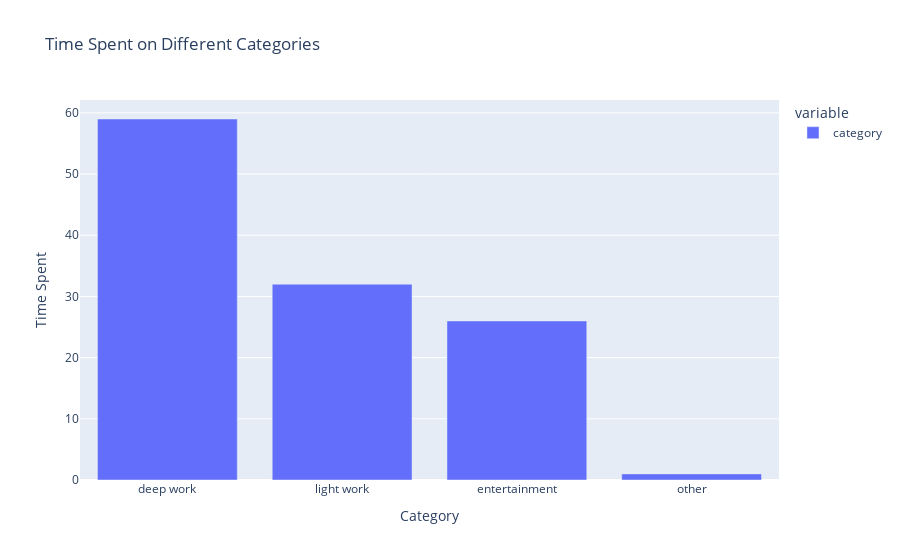

The notebook cell saved with this chart:
### Code cell
category_counts = df['category'].value_counts()

# Create a bar chart using Plotly for interactive visualization
fig = px.bar(category_counts, title="Time Spent on Different Categories", labels={'value':'Time Spent', 'index':'Category'})
fig.show()

### Figure 1 — Plotly figure (JSON) as saved in the notebook; plotly's stock layout.template omitted (floating-point values rounded to 4 significant figures)
{"data": [{"alignmentgroup": "True", "hovertemplate": "variable=category<br>Category=%{x}<br>Time Spent=%{y}<extra></extra>", "legendgroup": "category", "marker": {"color": "#636efa", "pattern": {"shape": ""}}, "name": "category", "offsetgroup": "category", "orientation": "v", "showlegend": true, "textposition": "auto", "type": "bar", "x": ["deep work", "light work", "entertainment", "other"], "xaxis": "x", "y": [59, 32, 26, 1], "yaxis": "y"}], "layout": {"barmode": "relative", "legend": {"title": {"text": "variable"}, "tracegroupgap": 0}, "title": {"text": "Time Spent on Different Categories"}, "xaxis": {"anchor": "y", "domain": [0, 1], "title": {"text": "Category"}}, "yaxis": {"anchor": "x", "domain": [0, 1], "title": {"text": "Time Spent"}}}}
